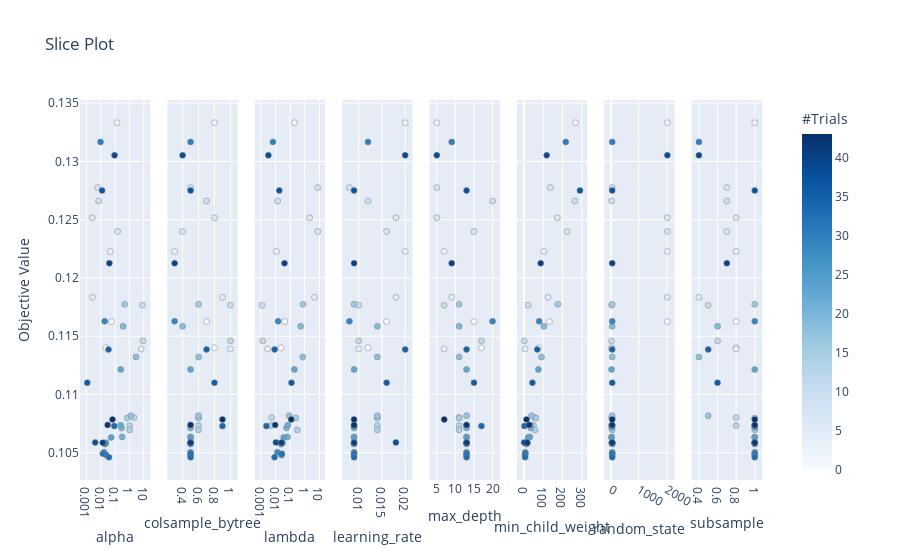

Source (notebook cell):
### Code cell
'''plot_slice: shows the evolution of the search. You can see where in the hyperparameter space your search
went and which parts of the space were explored more.'''
optuna.visualization.plot_slice(study)

### Figure 1 — Plotly figure (JSON) as saved in the notebook; plotly's stock layout.template omitted (floating-point values rounded to 4 significant figures)
{"data": [{"marker": {"color": [0, 1, 2, 3, 4, 5, 6, 7, 8, 9, 10, 11, 12, 13, 14, 15, 16, 17, 18, 19, 20, 21, 22, 23, 24, 25, 26, 27, 28, 29, 30, 31, 32, 33, 34, 35, 36, 37, 38, 39, 40, 41, 42, 43], "colorbar": {"title": {"text": "#Trials"}, "x": 1, "xpad": 40, "y": 0.5}, "colorscale": [[0, "rgb(247,251,255)"], [0.125, "rgb(222,235,247)"], [0.25, "rgb(198,219,239)"], [0.375, "rgb(158,202,225)"], [0.5, "rgb(107,174,214)"], [0.625, "rgb(66,146,198)"], [0.75, "rgb(33,113,181)"], [0.875, "rgb(8,81,156)"], [1, "rgb(8,48,107)"]], "line": {"color": "Grey", "width": 0.5}, "showscale": true}, "mode": "markers", "showlegend": false, "type": "scatter", "x": [0.02304, 0.05633, 0.1372, 0.04689, 6.693, 0.002646, 0.002545, 0.1502, 0.006052, 0.007133, 8.116, 9.037, 2.103, 1.055, 1.032, 0.714, 0.4717, 1.272, 2.9, 0.3611, 0.2824, 0.3115, 0.2478, 0.2491, 0.0536, 0.02274, 0.02015, 0.02027, 0.01708, 0.01876, 0.009682, 0.02359, 0.01399, 0.03734, 0.08803, 0.03481, 0.00114, 0.01249, 0.004108, 0.09185, 0.04002, 0.01373, 0.03024, 0.06627], "xaxis": "x", "y": [0.114, 0.1163, 0.1333, 0.1223, 0.1139, 0.1183, 0.1252, 0.124, 0.1278, 0.1266, 0.1177, 0.1146, 0.108, 0.1073, 0.107, 0.108, 0.1177, 0.1082, 0.1132, 0.1159, 0.1071, 0.1064, 0.1074, 0.1121, 0.1063, 0.1059, 0.1058, 0.1057, 0.105, 0.1163, 0.1317, 0.1048, 0.1049, 0.1046, 0.1073, 0.1139, 0.111, 0.1275, 0.1059, 0.1305, 0.1213, 0.1059, 0.1074, 0.1079], "yaxis": "y"}, {"marker": {"color": [0, 1, 2, 3, 4, 5, 6, 7, 8, 9, 10, 11, 12, 13, 14, 15, 16, 17, 18, 19, 20, 21, 22, 23, 24, 25, 26, 27, 28, 29, 30, 31, 32, 33, 34, 35, 36, 37, 38, 39, 40, 41, 42, 43], "colorbar": {"title": {"text": "#Trials"}, "x": 1, "xpad": 40}, "colorscale": [[0, "rgb(247,251,255)"], [0.125, "rgb(222,235,247)"], [0.25, "rgb(198,219,239)"], [0.375, "rgb(158,202,225)"], [0.5, "rgb(107,174,214)"], [0.625, "rgb(66,146,198)"], [0.75, "rgb(33,113,181)"], [0.875, "rgb(8,81,156)"], [1, "rgb(8,48,107)"]], "line": {"color": "Grey", "width": 0.5}, "showscale": false}, "mode": "markers", "showlegend": false, "type": "scatter", "x": [0.8, 0.7, 0.8, 0.3, 1, 0.9, 0.8, 0.4, 0.5, 0.7, 1, 1, 0.6, 0.6, 0.6, 0.6, 0.6, 0.6, 0.6, 0.4, 0.5, 0.5, 0.5, 0.5, 0.5, 0.5, 0.5, 0.5, 0.5, 0.3, 0.5, 0.5, 0.5, 0.5, 0.9, 0.7, 0.8, 0.5, 0.5, 0.4, 0.3, 0.5, 0.5, 0.9], "xaxis": "x2", "y": [0.114, 0.1163, 0.1333, 0.1223, 0.1139, 0.1183, 0.1252, 0.124, 0.1278, 0.1266, 0.1177, 0.1146, 0.108, 0.1073, 0.107, 0.108, 0.1177, 0.1082, 0.1132, 0.1159, 0.1071, 0.1064, 0.1074, 0.1121, 0.1063, 0.1059, 0.1058, 0.1057, 0.105, 0.1163, 0.1317, 0.1048, 0.1049, 0.1046, 0.1073, 0.1139, 0.111, 0.1275, 0.1059, 0.1305, 0.1213, 0.1059, 0.1074, 0.1079], "yaxis": "y2"}, {"marker": {"color": [0, 1, 2, 3, 4, 5, 6, 7, 8, 9, 10, 11, 12, 13, 14, 15, 16, 17, 18, 19, 20, 21, 22, 23, 24, 25, 26, 27, 28, 29, 30, 31, 32, 33, 34, 35, 36, 37, 38, 39, 40, 41, 42, 43], "colorbar": {"title": {"text": "#Trials"}, "x": 1, "xpad": 40}, "colorscale": [[0, "rgb(247,251,255)"], [0.125, "rgb(222,235,247)"], [0.25, "rgb(198,219,239)"], [0.375, "rgb(158,202,225)"], [0.5, "rgb(107,174,214)"], [0.625, "rgb(66,146,198)"], [0.75, "rgb(33,113,181)"], [0.875, "rgb(8,81,156)"], [1, "rgb(8,48,107)"]], "line": {"color": "Grey", "width": 0.5}, "showscale": false}, "mode": "markers", "showlegend": false, "type": "scatter", "x": [0.02324, 0.04344, 0.192, 0.01149, 0.002864, 4.544, 2.136, 7.708, 7.585, 0.01398, 0.001204, 0.001371, 0.00547, 0.004676, 0.3059, 0.2367, 0.7565, 0.08421, 0.7234, 0.5222, 0.05631, 0.06594, 0.06905, 0.1926, 0.03636, 0.03023, 0.02136, 0.02466, 0.01338, 0.01511, 0.006714, 0.02584, 0.02712, 0.008546, 0.002387, 0.008762, 0.1231, 0.01798, 0.01062, 0.003262, 0.04102, 0.02557, 0.009541, 0.1182], "xaxis": "x3", "y": [0.114, 0.1163, 0.1333, 0.1223, 0.1139, 0.1183, 0.1252, 0.124, 0.1278, 0.1266, 0.1177, 0.1146, 0.108, 0.1073, 0.107, 0.108, 0.1177, 0.1082, 0.1132, 0.1159, 0.1071, 0.1064, 0.1074, 0.1121, 0.1063, 0.1059, 0.1058, 0.1057, 0.105, 0.1163, 0.1317, 0.1048, 0.1049, 0.1046, 0.1073, 0.1139, 0.111, 0.1275, 0.1059, 0.1305, 0.1213, 0.1059, 0.1074, 0.1079], "yaxis": "y3"}, {"marker": {"color": [0, 1, 2, 3, 4, 5, 6, 7, 8, 9, 10, 11, 12, 13, 14, 15, 16, 17, 18, 19, 20, 21, 22, 23, 24, 25, 26, 27, 28, 29, 30, 31, 32, 33, 34, 35, 36, 37, 38, 39, 40, 41, 42, 43], "colorbar": {"title": {"text": "#Trials"}, "x": 1, "xpad": 40}, "colorscale": [[0, "rgb(247,251,255)"], [0.125, "rgb(222,235,247)"], [0.25, "rgb(198,219,239)"], [0.375, "rgb(158,202,225)"], [0.5, "rgb(107,174,214)"], [0.625, "rgb(66,146,198)"], [0.75, "rgb(33,113,181)"], [0.875, "rgb(8,81,156)"], [1, "rgb(8,48,107)"]], "line": {"color": "Grey", "width": 0.5}, "showscale": false}, "mode": "markers", "showlegend": false, "type": "scatter", "x": [0.012, 0.016, 0.02, 0.02, 0.01, 0.018, 0.018, 0.016, 0.008, 0.012, 0.01, 0.01, 0.014, 0.014, 0.014, 0.014, 0.009, 0.014, 0.014, 0.014, 0.009, 0.009, 0.009, 0.009, 0.009, 0.009, 0.009, 0.009, 0.009, 0.008, 0.012, 0.009, 0.009, 0.009, 0.009, 0.02, 0.016, 0.009, 0.018, 0.02, 0.009, 0.009, 0.009, 0.009], "xaxis": "x4", "y": [0.114, 0.1163, 0.1333, 0.1223, 0.1139, 0.1183, 0.1252, 0.124, 0.1278, 0.1266, 0.1177, 0.1146, 0.108, 0.1073, 0.107, 0.108, 0.1177, 0.1082, 0.1132, 0.1159, 0.1071, 0.1064, 0.1074, 0.1121, 0.1063, 0.1059, 0.1058, 0.1057, 0.105, 0.1163, 0.1317, 0.1048, 0.1049, 0.1046, 0.1073, 0.1139, 0.111, 0.1275, 0.1059, 0.1305, 0.1213, 0.1059, 0.1074, 0.1079], "yaxis": "y4"}, {"marker": {"color": [0, 1, 2, 3, 4, 5, 6, 7, 8, 9, 10, 11, 12, 13, 14, 15, 16, 17, 18, 19, 20, 21, 22, 23, 24, 25, 26, 27, 28, 29, 30, 31, 32, 33, 34, 35, 36, 37, 38, 39, 40, 41, 42, 43], "colorbar": {"title": {"text": "#Trials"}, "x": 1, "xpad": 40}, "colorscale": [[0, "rgb(247,251,255)"], [0.125, "rgb(222,235,247)"], [0.25, "rgb(198,219,239)"], [0.375, "rgb(158,202,225)"], [0.5, "rgb(107,174,214)"], [0.625, "rgb(66,146,198)"], [0.75, "rgb(33,113,181)"], [0.875, "rgb(8,81,156)"], [1, "rgb(8,48,107)"]], "line": {"color": "Grey", "width": 0.5}, "showscale": false}, "mode": "markers", "showlegend": false, "type": "scatter", "x": [17, 15, 5, 7, 7, 9, 5, 15, 5, 20, 7, 17, 11, 11, 11, 11, 11, 13, 11, 11, 13, 13, 13, 13, 13, 13, 13, 13, 13, 20, 9, 13, 13, 13, 17, 13, 15, 13, 13, 5, 9, 13, 13, 7], "xaxis": "x5", "y": [0.114, 0.1163, 0.1333, 0.1223, 0.1139, 0.1183, 0.1252, 0.124, 0.1278, 0.1266, 0.1177, 0.1146, 0.108, 0.1073, 0.107, 0.108, 0.1177, 0.1082, 0.1132, 0.1159, 0.1071, 0.1064, 0.1074, 0.1121, 0.1063, 0.1059, 0.1058, 0.1057, 0.105, 0.1163, 0.1317, 0.1048, 0.1049, 0.1046, 0.1073, 0.1139, 0.111, 0.1275, 0.1059, 0.1305, 0.1213, 0.1059, 0.1074, 0.1079], "yaxis": "y5"}, {"marker": {"color": [0, 1, 2, 3, 4, 5, 6, 7, 8, 9, 10, 11, 12, 13, 14, 15, 16, 17, 18, 19, 20, 21, 22, 23, 24, 25, 26, 27, 28, 29, 30, 31, 32, 33, 34, 35, 36, 37, 38, 39, 40, 41, 42, 43], "colorbar": {"title": {"text": "#Trials"}, "x": 1, "xpad": 40}, "colorscale": [[0, "rgb(247,251,255)"], [0.125, "rgb(222,235,247)"], [0.25, "rgb(198,219,239)"], [0.375, "rgb(158,202,225)"], [0.5, "rgb(107,174,214)"], [0.625, "rgb(66,146,198)"], [0.75, "rgb(33,113,181)"], [0.875, "rgb(8,81,156)"], [1, "rgb(8,48,107)"]], "line": {"color": "Grey", "width": 0.5}, "showscale": false}, "mode": "markers", "showlegend": false, "type": "scatter", "x": [76, 132, 268, 103, 6, 126, 173, 224, 137, 264, 22, 2, 55, 49, 57, 61, 176, 39, 91, 104, 35, 31, 35, 75, 21, 17, 17, 12, 7, 79, 217, 5, 7, 6, 2, 69, 44, 291, 1, 118, 87, 17, 27, 13], "xaxis": "x6", "y": [0.114, 0.1163, 0.1333, 0.1223, 0.1139, 0.1183, 0.1252, 0.124, 0.1278, 0.1266, 0.1177, 0.1146, 0.108, 0.1073, 0.107, 0.108, 0.1177, 0.1082, 0.1132, 0.1159, 0.1071, 0.1064, 0.1074, 0.1121, 0.1063, 0.1059, 0.1058, 0.1057, 0.105, 0.1163, 0.1317, 0.1048, 0.1049, 0.1046, 0.1073, 0.1139, 0.111, 0.1275, 0.1059, 0.1305, 0.1213, 0.1059, 0.1074, 0.1079], "yaxis": "y6"}, {"marker": {"color": [0, 1, 2, 3, 4, 5, 6, 7, 8, 9, 10, 11, 12, 13, 14, 15, 16, 17, 18, 19, 20, 21, 22, 23, 24, 25, 26, 27, 28, 29, 30, 31, 32, 33, 34, 35, 36, 37, 38, 39, 40, 41, 42, 43], "colorbar": {"title": {"text": "#Trials"}, "x": 1, "xpad": 40}, "colorscale": [[0, "rgb(247,251,255)"], [0.125, "rgb(222,235,247)"], [0.25, "rgb(198,219,239)"], [0.375, "rgb(158,202,225)"], [0.5, "rgb(107,174,214)"], [0.625, "rgb(66,146,198)"], [0.75, "rgb(33,113,181)"], [0.875, "rgb(8,81,156)"], [1, "rgb(8,48,107)"]], "line": {"color": "Grey", "width": 0.5}, "showscale": false}, "mode": "markers", "showlegend": false, "type": "scatter", "x": [24, 2020, 2020, 2020, 24, 2020, 2020, 2020, 48, 24, 24, 24, 24, 24, 48, 48, 48, 48, 48, 48, 24, 24, 24, 24, 24, 48, 24, 48, 48, 48, 48, 48, 48, 48, 48, 48, 48, 48, 48, 2020, 48, 48, 48, 48], "xaxis": "x7", "y": [0.114, 0.1163, 0.1333, 0.1223, 0.1139, 0.1183, 0.1252, 0.124, 0.1278, 0.1266, 0.1177, 0.1146, 0.108, 0.1073, 0.107, 0.108, 0.1177, 0.1082, 0.1132, 0.1159, 0.1071, 0.1064, 0.1074, 0.1121, 0.1063, 0.1059, 0.1058, 0.1057, 0.105, 0.1163, 0.1317, 0.1048, 0.1049, 0.1046, 0.1073, 0.1139, 0.111, 0.1275, 0.1059, 0.1305, 0.1213, 0.1059, 0.1074, 0.1079], "yaxis": "y7"}, {"marker": {"color": [0, 1, 2, 3, 4, 5, 6, 7, 8, 9, 10, 11, 12, 13, 14, 15, 16, 17, 18, 19, 20, 21, 22, 23, 24, 25, 26, 27, 28, 29, 30, 31, 32, 33, 34, 35, 36, 37, 38, 39, 40, 41, 42, 43], "colorbar": {"title": {"text": "#Trials"}, "x": 1, "xpad": 40}, "colorscale": [[0, "rgb(247,251,255)"], [0.125, "rgb(222,235,247)"], [0.25, "rgb(198,219,239)"], [0.375, "rgb(158,202,225)"], [0.5, "rgb(107,174,214)"], [0.625, "rgb(66,146,198)"], [0.75, "rgb(33,113,181)"], [0.875, "rgb(8,81,156)"], [1, "rgb(8,48,107)"]], "line": {"color": "Grey", "width": 0.5}, "showscale": false}, "mode": "markers", "showlegend": false, "type": "scatter", "x": [0.8, 0.8, 1, 0.8, 0.8, 0.4, 0.8, 0.7, 0.7, 0.7, 0.5, 0.6, 0.8, 0.8, 1, 1, 1, 0.5, 0.4, 0.6, 1, 1, 1, 1, 1, 1, 1, 1, 1, 1, 0.4, 1, 1, 1, 1, 0.5, 0.6, 1, 1, 0.4, 0.7, 1, 1, 1], "xaxis": "x8", "y": [0.114, 0.1163, 0.1333, 0.1223, 0.1139, 0.1183, 0.1252, 0.124, 0.1278, 0.1266, 0.1177, 0.1146, 0.108, 0.1073, 0.107, 0.108, 0.1177, 0.1082, 0.1132, 0.1159, 0.1071, 0.1064, 0.1074, 0.1121, 0.1063, 0.1059, 0.1058, 0.1057, 0.105, 0.1163, 0.1317, 0.1048, 0.1049, 0.1046, 0.1073, 0.1139, 0.111, 0.1275, 0.1059, 0.1305, 0.1213, 0.1059, 0.1074, 0.1079], "yaxis": "y8"}], "layout": {"autosize": true, "title": {"text": "Slice Plot"}, "xaxis": {"anchor": "y", "autorange": true, "domain": [0, 0.1031], "range": [-3.815, 1.828], "title": {"text": "alpha"}, "type": "log"}, "xaxis2": {"anchor": "y2", "autorange": true, "domain": [0.1281, 0.2312], "range": [0.1435, 1.157], "title": {"text": "colsample_bytree"}, "type": "linear"}, "xaxis3": {"anchor": "y3", "autorange": true, "domain": [0.2562, 0.3594], "range": [-3.77, 1.738], "title": {"text": "lambda"}, "type": "log"}, "xaxis4": {"anchor": "y4", "autorange": true, "domain": [0.3844, 0.4875], "range": [0.005317, 0.02268], "title": {"text": "learning_rate"}, "type": "linear"}, "xaxis5": {"anchor": "y5", "autorange": true, "domain": [0.5125, 0.6156], "range": [1.646, 23.35], "title": {"text": "max_depth"}, "type": "linear"}, "xaxis6": {"anchor": "y6", "autorange": true, "domain": [0.6406, 0.7438], "range": [-63.84, 355.8], "title": {"text": "min_child_weight"}, "type": "linear"}, "xaxis7": {"anchor": "y7", "autorange": true, "domain": [0.7688, 0.8719], "range": [-422.3, 2466.0], "title": {"text": "random_state"}, "type": "linear"}, "xaxis8": {"anchor": "y8", "autorange": true, "domain": [0.8969, 1], "range": [0.2659, 1.134], "title": {"text": "subsample"}, "type": "linear"}, "yaxis": {"anchor": "x", "autorange": true, "domain": [0, 1], "range": [0.1022, 0.1357], "title": {"text": "Objective Value"}, "type": "linear"}, "yaxis2": {"anchor": "x2", "autorange": true, "domain": [0, 1], "matches": "y", "range": [0.1022, 0.1357], "showticklabels": false, "type": "linear"}, "yaxis3": {"anchor": "x3", "autorange": true, "domain": [0, 1], "matches": "y", "range": [0.1022, 0.1357], "showticklabels": false, "type": "linear"}, "yaxis4": {"anchor": "x4", "autorange": true, "domain": [0, 1], "matches": "y", "range": [0.1022, 0.1357], "showticklabels": false, "type": "linear"}, "yaxis5": {"anchor": "x5", "autorange": true, "domain": [0, 1], "matches": "y", "range": [0.1022, 0.1357], "showticklabels": false, "type": "linear"}, "yaxis6": {"anchor": "x6", "autorange": true, "domain": [0, 1], "matches": "y", "range": [0.1022, 0.1357], "showticklabels": false, "type": "linear"}, "yaxis7": {"anchor": "x7", "autorange": true, "domain": [0, 1], "matches": "y", "range": [0.1022, 0.1357], "showticklabels": false, "type": "linear"}, "yaxis8": {"anchor": "x8", "autorange": true, "domain": [0, 1], "matches": "y", "range": [0.1022, 0.1357], "showticklabels": false, "type": "linear"}}}
